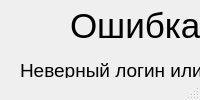
<?xml version="1.0" encoding="UTF-8"?>
<ui version="4.0">
 <class>MainWindow</class>
 <widget class="QMainWindow" name="MainWindow">
  <property name="windowTitle">
   <string>MainWindow</string>
  </property>
  <widget class="QWidget" name="centralwidget">
   <widget class="QLabel" name="label">
    <property name="geometry">
     <rect>
      <x>70</x>
      <y>10</y>
      <width>151</width>
      <height>31</height>
     </rect>
    </property>
    <property name="font">
     <font>
      <pointsize>26</pointsize>
     </font>
    </property>
    <property name="text">
     <string>Ошибка!</string>
    </property>
   </widget>
   <widget class="QLabel" name="label_2">
    <property name="geometry">
     <rect>
      <x>20</x>
      <y>60</y>
      <width>251</width>
      <height>20</height>
     </rect>
    </property>
    <property name="font">
     <font>
      <pointsize>14</pointsize>
     </font>
    </property>
    <property name="text">
     <string>Неверный логин или пароль</string>
    </property>
   </widget>
  </widget>
  <widget class="QMenuBar" name="menubar">
   <property name="geometry">
    <rect>
     <x>0</x>
     <y>0</y>
     <width>285</width>
     <height>22</height>
    </rect>
   </property>
  </widget>
  <widget class="QStatusBar" name="statusbar"/>
 </widget>
 <resources/>
 <connections/>
</ui>
